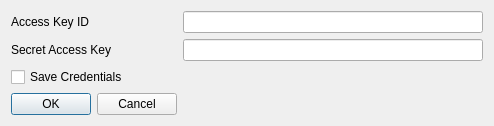
<?xml version="1.0" encoding="UTF-8"?>
<ui version="4.0">
 <class>Dialog</class>
 <widget class="QDialog" name="Dialog">
  <property name="geometry">
   <rect>
    <x>0</x>
    <y>0</y>
    <width>480</width>
    <height>117</height>
   </rect>
  </property>
  <property name="windowTitle">
   <string>Set Access Keys</string>
  </property>
  <layout class="QFormLayout" name="formLayout">
   <item row="0" column="1">
    <widget class="QLineEdit" name="access_input">
     <property name="minimumSize">
      <size>
       <width>300</width>
       <height>0</height>
      </size>
     </property>
    </widget>
   </item>
   <item row="1" column="0">
    <widget class="QLabel" name="label">
     <property name="text">
      <string>Secret Access Key</string>
     </property>
    </widget>
   </item>
   <item row="1" column="1">
    <widget class="QLineEdit" name="secret_input">
     <property name="minimumSize">
      <size>
       <width>300</width>
       <height>0</height>
      </size>
     </property>
    </widget>
   </item>
   <item row="3" column="0">
    <widget class="QDialogButtonBox" name="buttonBox">
     <property name="orientation">
      <enum>Qt::Horizontal</enum>
     </property>
     <property name="standardButtons">
      <set>QDialogButtonBox::Cancel|QDialogButtonBox::Ok</set>
     </property>
    </widget>
   </item>
   <item row="0" column="0">
    <widget class="QLabel" name="label_2">
     <property name="text">
      <string>Access Key ID</string>
     </property>
    </widget>
   </item>
   <item row="2" column="0">
    <widget class="QCheckBox" name="save_creds_checkbox">
     <property name="text">
      <string>Save Credentials</string>
     </property>
    </widget>
   </item>
  </layout>
 </widget>
 <resources/>
 <connections>
  <connection>
   <sender>buttonBox</sender>
   <signal>accepted()</signal>
   <receiver>Dialog</receiver>
   <slot>accept()</slot>
   <hints>
    <hint type="sourcelabel">
     <x>164</x>
     <y>87</y>
    </hint>
    <hint type="destinationlabel">
     <x>157</x>
     <y>116</y>
    </hint>
   </hints>
  </connection>
  <connection>
   <sender>buttonBox</sender>
   <signal>rejected()</signal>
   <receiver>Dialog</receiver>
   <slot>reject()</slot>
   <hints>
    <hint type="sourcelabel">
     <x>164</x>
     <y>85</y>
    </hint>
    <hint type="destinationlabel">
     <x>286</x>
     <y>116</y>
    </hint>
   </hints>
  </connection>
 </connections>
</ui>
